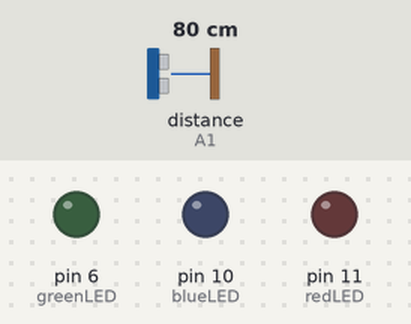
Simulated run of this sketch. Board: Arduino Uno, built with avr-gcc and run on an emulated ATmega328P. Shown: output pins drawn as LEDs (lit = HIGH). Wiring (inferred from the names in the program): ultrasonic range finder: trigger A0; echo A1. The inputs (shaded band) are chosen by the test bench; at power-on: distance to the obstacle (sensor on A1) 80 cm. The echo pulse lasts 58.3 µs per cm; pins used as bus, display or sensor lines are not drawn.

Above: at 1.2 s.
1.3 s: distance to the obstacle (sensor on A1) set to 33 cm
2.8 s: distance to the obstacle (sensor on A1) set to 28 cm
At 3.3 s:
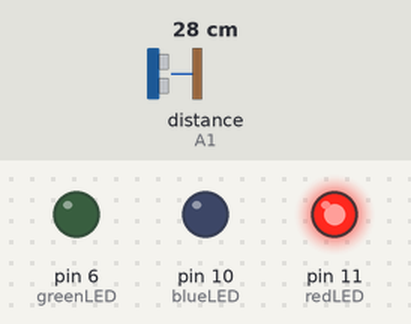
Timing chart, 0 to 5.8 s (numbered marks = the images above; inputs shaded):
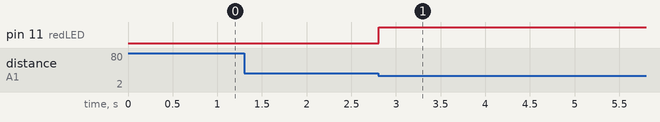

The sketch:

finalcode.ino
```cpp
#include <SoftwareSerial.h>
//creates software serial for esp8266 dev kit
SoftwareSerial mySerial(9, 8); // RX, TX
//MUX Signal Control
const int muxSig3 = 13;
const int muxSig2 = 12;
const int muxSig1 = 7; //

//ultrasonic trigger pin
const int trig = A0;
//Mux read / write pin
const int muxPin = A1;

//Onboard LED pins
const int redLED = 11; //red led
const int greenLED = 6; //green led
const int blueLED = 10; //blue led

//global variable
// there are 4 sensore vaid values are 1 to 4
int whichSensor = 0;
int distance = 0;


void setup() {
  pinMode(muxSig3, OUTPUT);
  pinMode(muxSig2, OUTPUT);
  pinMode(muxSig1, OUTPUT);
  pinMode(redLED, OUTPUT);
  pinMode(greenLED, OUTPUT);
  pinMode(blueLED, OUTPUT);
  pinMode(trig, OUTPUT);
  pinMode(muxPin, INPUT);
  mySerial.begin(115200);
  Serial.begin(115200);
}

void loop() {
  ultrasonicProgram();
}

void ultrasonicProgram() {
  readSensor(0, 0, 0, trig); // pin 1 of mux
  takeAction('1');
  readSensor(1, 0, 0, trig); // pin 2 of mux
  takeAction('2');
  readSensor(0, 1, 0, trig); // pin 3 of mux
  takeAction('3');
  readSensor(1, 1, 0, trig); // pin 4 of mux
  takeAction('4');
  digitalWrite(redLED, LOW); //RED led off when no object
}

void sendESP(char val) {
  mySerial.write(val);
  mySerial.flush();
}

boolean readSensor(int s1, int s2, int s3, int trig) {
  // set deMux channel
  digitalWrite(muxSig1, s1);
  digitalWrite(muxSig2, s2);
  digitalWrite(muxSig3, s3);

  digitalWrite(trig, LOW);
  delayMicroseconds(2);
  digitalWrite(trig, HIGH);
  delayMicroseconds(10);
  digitalWrite(trig, LOW);

  //listens at the muxPin for return signal
  //time out at 8000 Microseconds (max distance around 90cm) this is very important otherwise
  //it cause problems with the multiplexers and cannot work with multiple sensor.
  int long duration = pulseIn(muxPin, HIGH, 8000);
  distance = duration * 0.034 / 2;
  delay(1);

}

void takeAction(char whichSensor) {
  // detection range < 30cm >0 is added to remove bug device not connected = 0 or error = 0
  if (distance < 30  && distance > 0) {
    sendESP(whichSensor);
    digitalWrite(redLED, HIGH); //RED led on when theres object
    delay(5);
  }
}
```

Measured:
- the behaviour switches between 31 and 30 cm on distance to the obstacle (sensor on A1) (found by bisection; images 0 and 1)
- after the input at 1.3 s, every drawn part: stays the same
- after the input at 2.8 s, pin 11 (redLED): LOW → HIGH at once
